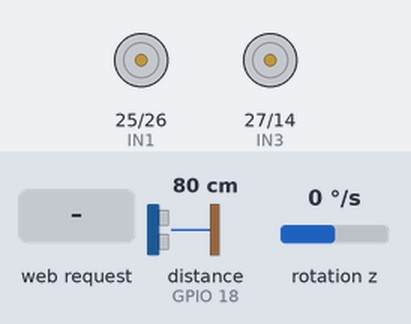
The sketch below on a simulated ESP32. Parts: motor-driver pin pairs drawn as motors (green arrow = first pin HIGH = forward, orange = second pin HIGH = backward, longer = more drive, scaled by the enable pin). Wiring (inferred from the names in the program): MPU-6050 motion sensor at I2C address 0x68. The inputs (shaded band) are chosen by the test bench; at power-on: distance to the obstacle (sensor on GPIO 18) 80 cm, rotation z 0 °/s. The echo pulse lasts 58.3 µs per cm.

Above: at 1.2 s.
1.3 s: HTTP request GET /start received
At 2.3 s:
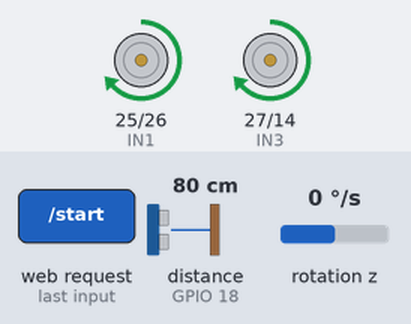
2.8 s: distance to the obstacle (sensor on GPIO 18) set to 28 cm
4.3 s: distance to the obstacle (sensor on GPIO 18) set to 23 cm
At 5.0 s:
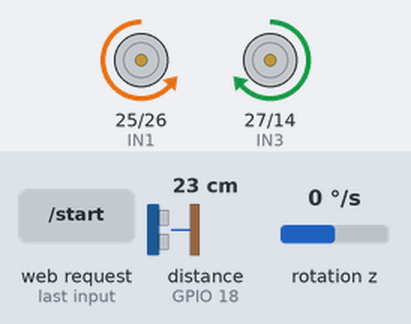
5.8 s: HTTP request GET /setSpeed?val=1 received
At 7.0 s:
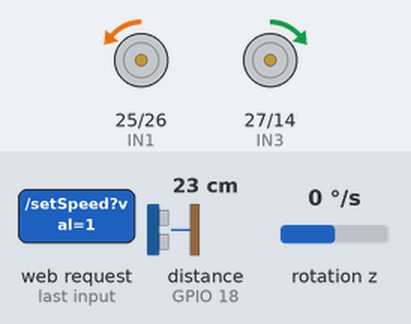
7.3 s: HTTP request GET /setSpeed?val=0 received
At 8.1 s:
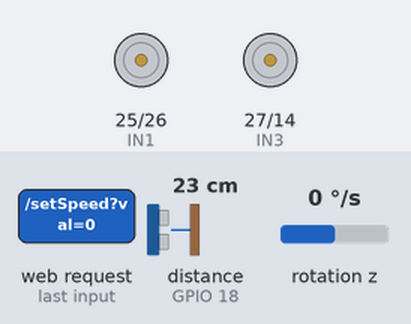
8.8 s: HTTP request GET /setSpeed?val=120 received
At 10.2 s:
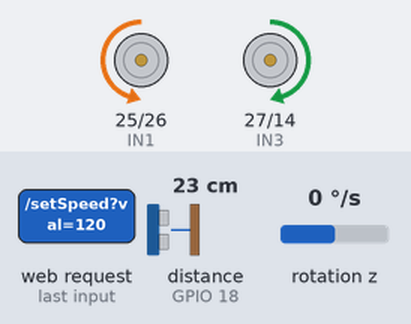
Timing chart, 0 to 11.3 s (numbered marks = the images above; inputs shaded):
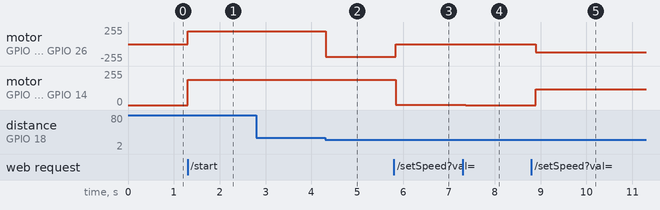

The sketch:

donespeed.ino
```cpp
#include <WiFi.h>
#include <WebServer.h>
#include <Wire.h>

/**
 * ROVER SLAM PRO - MOBILE OPTIMIZED WITH SPEED CONTROL
 * Pins Used:
 * Ultrasonic: Trig=5, Echo=18
 * Motors: ENA=32, IN1=25, IN2=26, ENB=33, IN3=27, IN4=14
 * I2C: MPU6050 (SDA=4, SCL=15), QMC5883L (SDA=21, SCL=22)
 */

// ========= I2C BUSES =========
TwoWire I2C_MPU = TwoWire(0);
TwoWire I2C_QMC = TwoWire(1);

#define MPU_ADDR 0x68
#define QMC_ADDR 0x0D

// ========= PINS =========
const int TRIG = 5;
const int ECHO = 18;
const int ENA = 32;
const int IN1 = 25;
const int IN2 = 26;
const int ENB = 33;
const int IN3 = 27;
const int IN4 = 14;

// ========= CORE VARIABLES =========
float x = 0, y = 0;
float headingDeg = 0;
float distanceCM = 0;
bool surveying = false;
bool obstacleDetected = false;
int speedVal = 190; // Default speed
unsigned long lastTime = 0;
unsigned long lastLogicTick = 0;
bool mpuStatus = false;

const char* ap_ssid = "ROVER_X_PRO";
const char* ap_password = "12345678";
WebServer server(80);

// ========= DASHBOARD HTML (Auto-Scaling & Speed Control) =========
const char index_html[] PROGMEM = R"rawliteral(
<!DOCTYPE html>
<html>
<head>
    <title>ROVER SLAM MOBILE</title>
    <meta name="viewport" content="width=device-width, initial-scale=1.0, maximum-scale=1.0, user-scalable=no">
    <style>
        body { font-family: 'Segoe UI', sans-serif; background: #080808; color: #00ff41; text-align: center; margin: 0; padding: 0; overflow: hidden; }
        .hud-grid { display: grid; grid-template-columns: repeat(3, 1fr); background: #111; padding: 8px; font-size: 11px; border-bottom: 1px solid #222; gap: 4px; }
        .hud-item { background: #181818; padding: 5px; border-radius: 4px; border: 1px solid #222; }
        .val { display: block; font-size: 14px; font-weight: bold; color: #fff; }
        canvas { background: #000; display: block; margin: 5px auto; width: 98vw; height: 48vh; border-radius: 8px; border: 1px solid #333; }
        .speed-cont { padding: 10px; background: #111; margin: 5px 12px; border-radius: 8px; border: 1px solid #222; }
        input[type=range] { width: 100%; height: 15px; border-radius: 5px; background: #333; outline: none; accent-color: #00ff41; }
        .controls { display: grid; grid-template-columns: 1fr 1fr; gap: 8px; padding: 8px 12px; }
        button { background: #111; color: #00ff41; border: 1px solid #00ff41; padding: 15px; font-size: 13px; font-weight: bold; border-radius: 8px; }
        button:active { background: #00ff41; color: #000; }
        .stop { border-color: #ff4141; color: #ff4141; }
        #status-bar { font-size: 10px; padding: 4px; color: #666; background: #000; }
        .ok { color: #00ff41; } .err { color: #ff4141; }
    </style>
</head>
<body>
    <div class="hud-grid">
        <div class="hud-item">POS X<span class="val" id="vx">0</span></div>
        <div class="hud-item">POS Y<span class="val" id="vy">0</span></div>
        <div class="hud-item">HEADING<span class="val" id="vh">0°</span></div>
        <div class="hud-item">SONAR<span class="val" id="vd">0</span></div>
        <div class="hud-item">MPU<span class="val" id="sm">--</span></div>
        <div class="hud-item">SPEED<span class="val" id="vs">190</span></div>
    </div>

    <div id="status-bar">SYSTEM ACTIVE | READY</div>
    <canvas id="map"></canvas>

    <div class="speed-cont">
        <div style="display:flex; justify-content: space-between; font-size: 10px; margin-bottom: 5px;">
            <span>MOTOR THRUST</span>
            <span id="spd_val">190</span>
        </div>
        <input type="range" min="100" max="255" value="190" oninput="updateSpeed(this.value)">
    </div>

    <div class="controls">
        <button id="mainBtn" onclick="toggle()">START MISSION</button>
        <button onclick="resetMap()">RESET MAP</button>
        <button class="stop" onclick="cmd('/stop')" style="grid-column: span 2; padding: 12px;">EMERGENCY STOP</button>
    </div>

    <script>
        let path = [{x:0, y:0}];
        let obstacles = [];
        let minX = -100, maxX = 100, minY = -100, maxY = 100;
        const canvas = document.getElementById('map');
        const ctx = canvas.getContext('2d');

        async function update() {
            try {
                const res = await fetch('/data');
                const d = await res.json();

                document.getElementById('vx').innerText = Math.round(d.x);
                document.getElementById('vy').innerText = Math.round(d.y);
                document.getElementById('vh').innerText = Math.round(d.heading) + '°';
                document.getElementById('vd').innerText = Math.round(d.distance);
                document.getElementById('vs').innerText = d.speed;
                document.getElementById('sm').innerHTML = d.mpu ? '<span class="ok">OK</span>' : '<span class="err">FAIL</span>';
                document.getElementById('mainBtn').innerText = d.surveying ? 'STOP MISSION' : 'START MISSION';

                if(d.surveying) {
                    path.push({x: d.x, y: d.y});
                    if(d.isObs) obstacles.push({x: d.ox, y: d.oy});
                    minX = Math.min(minX, d.x - 20, d.ox - 20);
                    maxX = Math.max(maxX, d.x + 20, d.ox + 20);
                    minY = Math.min(minY, d.y - 20, d.oy - 20);
                    maxY = Math.max(maxY, d.y + 20, d.oy + 20);
                }
                draw();
            } catch(e) {}
        }

        function draw() {
            canvas.width = canvas.clientWidth; canvas.height = canvas.clientHeight;
            ctx.clearRect(0,0,canvas.width, canvas.height);
            const padding = 20;
            const mapW = maxX - minX;
            const mapH = maxY - minY;
            const scale = Math.min((canvas.width - padding)/mapW, (canvas.height - padding)/mapH);
            ctx.save();
            ctx.translate(canvas.width/2, canvas.height/2);
            ctx.scale(scale, -scale);
            ctx.translate(-(minX + maxX)/2, -(minY + maxY)/2);
            ctx.strokeStyle = '#111'; ctx.lineWidth = 1/scale;
            for(let i=-1000; i<=1000; i+=50){
                ctx.beginPath(); ctx.moveTo(i, -1000); ctx.lineTo(i, 1000); ctx.stroke();
                ctx.beginPath(); ctx.moveTo(-1000, i); ctx.lineTo(1000, i); ctx.stroke();
            }
            ctx.strokeStyle = '#ff4141'; ctx.lineWidth = 3/scale;
            ctx.beginPath();
            path.forEach((p, i) => { if(i==0) ctx.moveTo(p.x, p.y); else ctx.lineTo(p.x, p.y); });
            ctx.stroke();
            ctx.fillStyle = '#00ff41';
            obstacles.forEach(o => { ctx.beginPath(); ctx.arc(o.x, o.y, 3/scale, 0, 7); ctx.fill(); });
            const last = path[path.length-1];
            ctx.fillStyle = '#fff'; ctx.beginPath(); ctx.arc(last.x, last.y, 6/scale, 0, 7); ctx.fill();
            ctx.restore();
        }

        function updateSpeed(v) {
            document.getElementById('spd_val').innerText = v;
            fetch('/setSpeed?val=' + v);
        }

        function toggle() {
            const btn = document.getElementById('mainBtn');
            const target = (btn.innerText === 'START MISSION') ? '/start' : '/stop';
            cmd(target);
        }
        function cmd(e) { fetch(e); }
        function resetMap() { path = [{x:0,y:0}]; obstacles = []; minX=-100; maxX=100; minY=-100; maxY=100; }
        setInterval(update, 250);
    </script>
</body>
</html>
)rawliteral";

// ========= SENSOR HELPERS =========

float getDistance() {
    digitalWrite(TRIG, LOW); delayMicroseconds(2);
    digitalWrite(TRIG, HIGH); delayMicroseconds(10);
    digitalWrite(TRIG, LOW);
    long duration = pulseIn(ECHO, HIGH, 25000);
    if (duration == 0) return 400;
    return duration * 0.034 / 2;
}

void applyMotors(int s1, int s2, int s3, int s4) {
    digitalWrite(IN1, s1); digitalWrite(IN2, s2);
    digitalWrite(IN3, s3); digitalWrite(IN4, s4);
    analogWrite(ENA, speedVal); analogWrite(ENB, speedVal);
}

void stopMotors() {
    digitalWrite(IN1, LOW); digitalWrite(IN2, LOW);
    digitalWrite(IN3, LOW); digitalWrite(IN4, LOW);
    analogWrite(ENA, 0); analogWrite(ENB, 0);
}

// ========= SETUP & SERVER =========

void setup() {
    Serial.begin(115200);
    I2C_MPU.begin(4, 15);
    I2C_QMC.begin(21, 22);

    pinMode(TRIG, OUTPUT); pinMode(ECHO, INPUT);
    pinMode(ENA, OUTPUT); pinMode(IN1, OUTPUT); pinMode(IN2, OUTPUT);
    pinMode(ENB, OUTPUT); pinMode(IN3, OUTPUT); pinMode(IN4, OUTPUT);

    I2C_MPU.beginTransmission(MPU_ADDR);
    mpuStatus = (I2C_MPU.endTransmission() == 0);
    if(mpuStatus) {
        I2C_MPU.beginTransmission(MPU_ADDR); I2C_MPU.write(0x6B); I2C_MPU.write(0); I2C_MPU.endTransmission();
    }

    WiFi.softAP(ap_ssid, ap_password);

    server.on("/", []() { server.send(200, "text/html", index_html); });
    server.on("/start", []() { surveying = true; server.send(200); });
    server.on("/stop", []() { surveying = false; stopMotors(); server.send(200); });

    server.on("/setSpeed", []() {
        if(server.hasArg("val")) {
            speedVal = server.arg("val").toInt();
            speedVal = constrain(speedVal, 0, 255);
        }
        server.send(200);
    });

    server.on("/data", []() {
        float rad = headingDeg * PI / 180.0;
        float ox = x + (distanceCM * cos(rad));
        float oy = y + (distanceCM * sin(rad));
        char json[300];
        snprintf(json, sizeof(json),
            "{\"x\":%.1f,\"y\":%.1f,\"ox\":%.1f,\"oy\":%.1f,\"heading\":%.1f,\"distance\":%.1f,\"isObs\":%s,\"surveying\":%s,\"mpu\":%s,\"speed\":%d}",
            x, y, ox, oy, headingDeg, distanceCM,
            obstacleDetected?"true":"false", surveying?"true":"false", mpuStatus?"true":"false", speedVal);
        server.send(200, "application/json", json);
    });

    server.begin();
    lastTime = millis();
}

void loop() {
    server.handleClient();

    if (surveying && (millis() - lastLogicTick > 50)) {
        lastLogicTick = millis();

        I2C_MPU.beginTransmission(MPU_ADDR);
        I2C_MPU.write(0x47);
        I2C_MPU.endTransmission(false);
        I2C_MPU.requestFrom(MPU_ADDR, 2);
        if (I2C_MPU.available() >= 2) {
            int16_t gz = I2C_MPU.read() << 8 | I2C_MPU.read();
            float dt = (millis() - lastTime) / 1000.0;
            lastTime = millis();
            float gyroZ = gz / 131.0;
            if(abs(gyroZ) > 0.8) headingDeg += gyroZ * dt;
        }

        distanceCM = getDistance();
        obstacleDetected = (distanceCM < 25);
        float rad = headingDeg * PI / 180.0;

        if (obstacleDetected) {
            stopMotors();
            applyMotors(LOW, HIGH, HIGH, LOW);
            delay(150);
        } else {
            applyMotors(HIGH, LOW, HIGH, LOW);
            x += 1.1 * cos(rad);
            y += 1.1 * sin(rad);
        }
    } else if (!surveying) {
        lastTime = millis();
    }
}
```

Measured:
- the behaviour switches between 26 and 25 cm on distance to the obstacle (sensor on GPIO 18) (found by bisection; images 1 and 2)
- after the input at 1.3 s, motor on GPIO 25 (IN1) / GPIO 26 (IN2), motor on GPIO 27 (IN3) / GPIO 14 (IN4): stopped → forward 190/255 at once
- after the input at 2.8 s, every drawn part: stays the same
- after the input at 4.3 s, motor on GPIO 25 (IN1) / GPIO 26 (IN2): forward 190/255 → backward 190/255 at once
- after the input at 5.8 s, motor on GPIO 25 (IN1) / GPIO 26 (IN2): backward 190/255 → backward 1/255 at once; motor on GPIO 27 (IN3) / GPIO 14 (IN4): forward 190/255 → forward 1/255 at once
- after the input at 7.3 s, motor on GPIO 25 (IN1) / GPIO 26 (IN2): backward 1/255 → stopped after 0.07 s; motor on GPIO 27 (IN3) / GPIO 14 (IN4): forward 1/255 → stopped after 0.07 s
- after the input at 8.8 s, motor on GPIO 25 (IN1) / GPIO 26 (IN2): stopped → backward 120/255 after 0.10 s; motor on GPIO 27 (IN3) / GPIO 14 (IN4): stopped → forward 120/255 after 0.10 s
